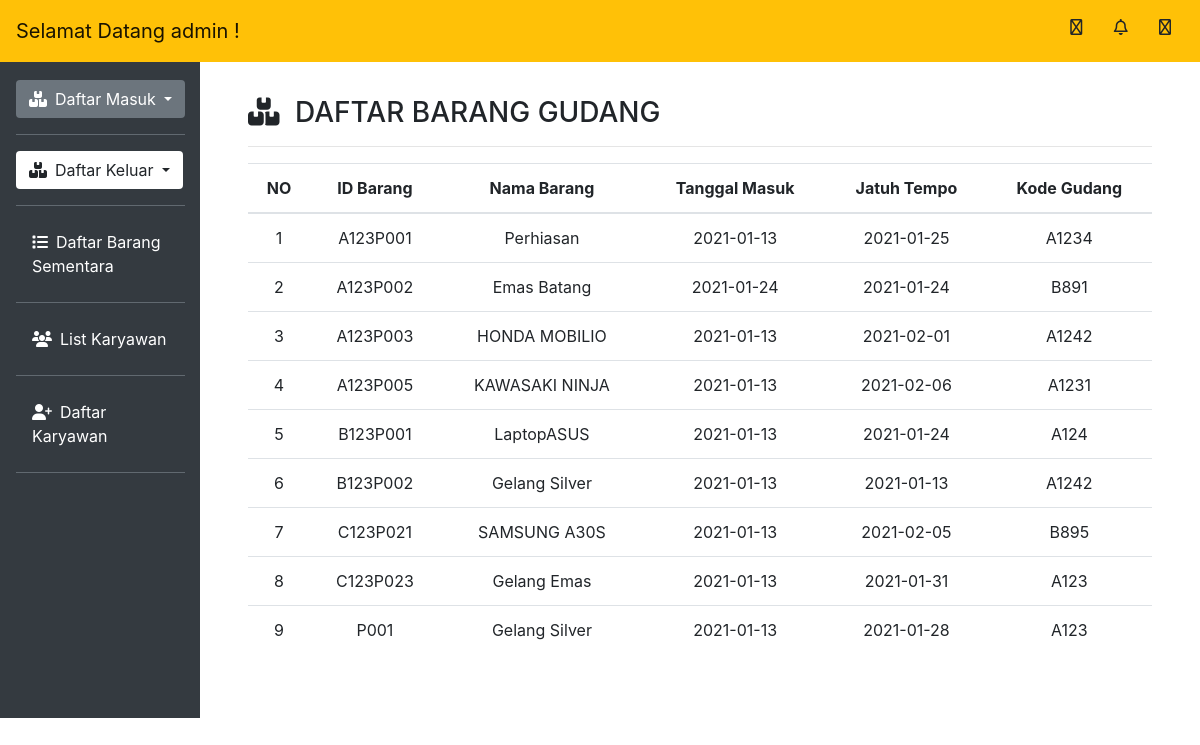
/admin_daftar_gudang.php (signed in), run on an earlier commit of the app's database.
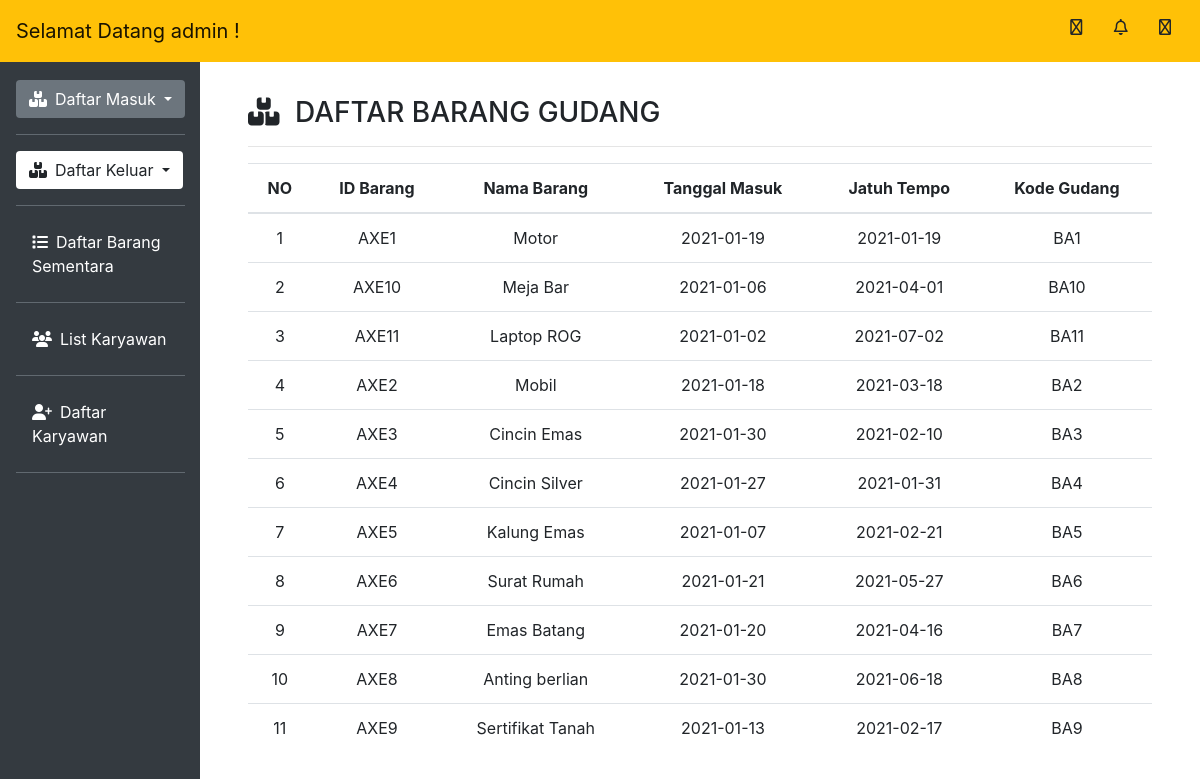
And on a later commit of the database.
### tables this page shows
CREATE TABLE `gudang_barang` (
  `idBarang` varchar(10) NOT NULL,
  `namaBarang` text NOT NULL,
  `kodeGudang` varchar(10) NOT NULL,
  `tanggalMasuk` date NOT NULL,
  `jatuhTempo` date NOT NULL
);

### admin_daftar_gudang.php (the view, shortened to what this page needs)
<!DOCTYPE html>
<html lang="en">
<body>
   <?php
   include_once 'header.php';
   include_once 'includes/database.php';
   $result= mysqli_query ($conn, "SELECT * FROM gudang_barang");
   ?>
   <div class="col-md-10 p-5 pt-2">
      <h3><i class="fas fa-boxes mr-2"></i> DAFTAR BARANG GUDANG</h3>
      <hr>
      <table class="table table-hover text-center">
         <thead>
            <tr>
               <th scope="col">NO</th>
               <th scope="col">ID Barang</th>
               <th scope="col">Nama Barang</th>
               <th scope="col">Tanggal Masuk</th>
               <th scope="col">Jatuh Tempo</th>
               <th scope="col">Kode Gudang</th>
            </tr>
         </thead>
         <tbody>
            <?php $i = 1; ?>
               <?php while ($row = mysqli_fetch_assoc($result)) : ?>
            <tr>
               <td scope="row"><?= $i; ?></td>
               <td><?= $row["idBarang"]; ?></td>
               <td><?= $row["namaBarang"]; ?></td>
               <td><?= $row["tanggalMasuk"]; ?></td>
               <td><?= $row["jatuhTempo"]; ?></td>
               <td><?= $row["kodeGudang"]; ?></td>
            </tr>
            <?php $i++; ?>
               <?php endwhile; ?>
         </tbody>
      </table>
   </div>
</body>
</html>

What changed in the data, as far as the page shows it:
removed gudang_barang: idBarang "A123P001", namaBarang "Perhiasan", tanggalMasuk "2021-01-13", jatuhTempo "2021-01-25", kodeGudang "A1234"
removed gudang_barang: idBarang "A123P002", namaBarang "Emas Batang", tanggalMasuk "2021-01-24", jatuhTempo "2021-01-24", kodeGudang "B891"
removed gudang_barang: idBarang "A123P003", namaBarang "HONDA MOBILIO", tanggalMasuk "2021-01-13", jatuhTempo "2021-02-01", kodeGudang "A1242"
removed gudang_barang: idBarang "A123P005", namaBarang "KAWASAKI NINJA", tanggalMasuk "2021-01-13", jatuhTempo "2021-02-06", kodeGudang "A1231"
removed gudang_barang: idBarang "B123P001", namaBarang "LaptopASUS", tanggalMasuk "2021-01-13", jatuhTempo "2021-01-24", kodeGudang "A124"
removed gudang_barang: idBarang "B123P002", namaBarang "Gelang Silver", tanggalMasuk "2021-01-13", jatuhTempo "2021-01-13", kodeGudang "A1242"
removed gudang_barang: idBarang "C123P021", namaBarang "SAMSUNG A30S", tanggalMasuk "2021-01-13", jatuhTempo "2021-02-05", kodeGudang "B895"
removed gudang_barang: idBarang "C123P023", namaBarang "Gelang Emas", tanggalMasuk "2021-01-13", jatuhTempo "2021-01-31", kodeGudang "A123"
removed gudang_barang: idBarang "P001", namaBarang "Gelang Silver", tanggalMasuk "2021-01-13", jatuhTempo "2021-01-28", kodeGudang "A123"
added gudang_barang: idBarang "AXE1", namaBarang "Motor", tanggalMasuk "2021-01-19", jatuhTempo "2021-01-19", kodeGudang "BA1"
added gudang_barang: idBarang "AXE10", namaBarang "Meja Bar", tanggalMasuk "2021-01-06", jatuhTempo "2021-04-01", kodeGudang "BA10"
added gudang_barang: idBarang "AXE11", namaBarang "Laptop ROG", tanggalMasuk "2021-01-02", jatuhTempo "2021-07-02", kodeGudang "BA11"
added gudang_barang: idBarang "AXE2", namaBarang "Mobil", tanggalMasuk "2021-01-18", jatuhTempo "2021-03-18", kodeGudang "BA2"
added gudang_barang: idBarang "AXE3", namaBarang "Cincin Emas", tanggalMasuk "2021-01-30", jatuhTempo "2021-02-10", kodeGudang "BA3"
added gudang_barang: idBarang "AXE4", namaBarang "Cincin Silver", tanggalMasuk "2021-01-27", jatuhTempo "2021-01-31", kodeGudang "BA4"
added gudang_barang: idBarang "AXE5", namaBarang "Kalung Emas", tanggalMasuk "2021-01-07", jatuhTempo "2021-02-21", kodeGudang "BA5"
added gudang_barang: idBarang "AXE6", namaBarang "Surat Rumah", tanggalMasuk "2021-01-21", jatuhTempo "2021-05-27", kodeGudang "BA6"
added gudang_barang: idBarang "AXE7", namaBarang "Emas Batang", tanggalMasuk "2021-01-20", jatuhTempo "2021-04-16", kodeGudang "BA7"
added gudang_barang: idBarang "AXE8", namaBarang "Anting berlian", tanggalMasuk "2021-01-30", jatuhTempo "2021-06-18", kodeGudang "BA8"
added gudang_barang: idBarang "AXE9", namaBarang "Sertifikat Tanah", tanggalMasuk "2021-01-13", jatuhTempo "2021-02-17", kodeGudang "BA9"
